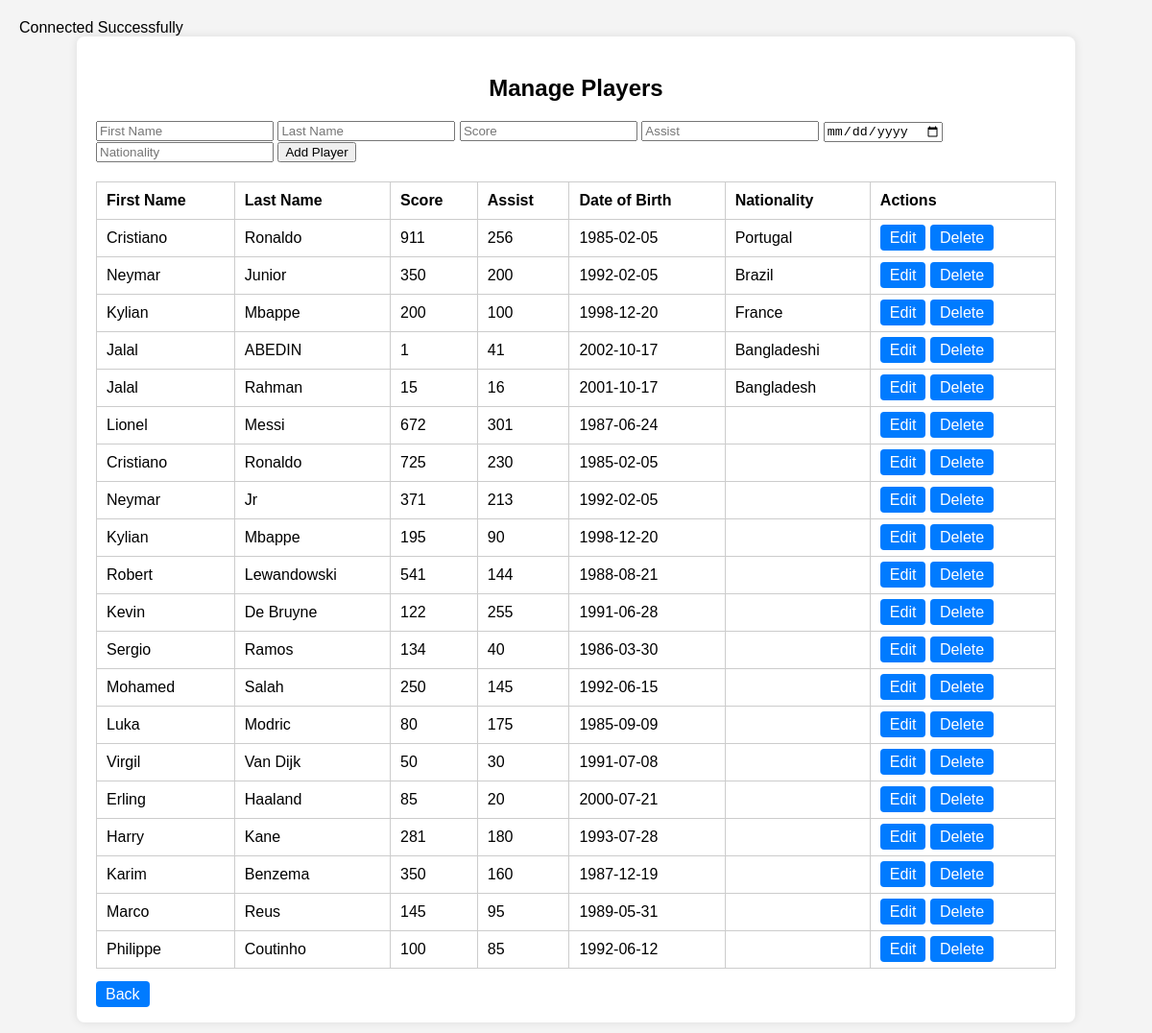
/project/new_login/editplayers.php, run on the app's committed database.
### tables this page shows
CREATE TABLE `players` (
  `p_id` int(11) NOT NULL,
  `first_name` varchar(50) NOT NULL,
  `last_name` varchar(50) NOT NULL,
  `nationality` varchar(50) NOT NULL,
  `score` int(11) DEFAULT 0,
  `assist` int(11) DEFAULT 0,
  `date_of_birth` date NOT NULL
);

### project/new_login/editplayers.php (the view, shortened to what this page needs)
<?php
include '../connection/connection.php';
$sql = "SELECT * FROM players";
$result = $conn->query($sql);
$players = [];
if ($result->num_rows > 0) {
    while ($row = $result->fetch_assoc()) {
        $players[] = $row;
    }
}
?>
<!DOCTYPE html>
<html lang="en">
<head>
</head>
<body>
    <div class="player-container">
        <h2>Manage Players</h2>
        <form method="POST">
            <input type="text" name="first_name" placeholder="First Name" required>
            <input type="text" name="last_name" placeholder="Last Name" required>
            <input type="number" name="score" placeholder="Score" required>
            <input type="number" name="assist" placeholder="Assist" required>
            <input type="date" name="date_of_birth" placeholder="Date of Birth" required>
            <input type="text" name="nationality" placeholder="Nationality" required>
            <button type="submit" name="create">Add Player</button>
        </form>
        <table>
            <tr>
                <th>First Name</th>
                <th>Last Name</th>
                <th>Score</th>
                <th>Assist</th>
                <th>Date of Birth</th>
                <th>Nationality</th>
                <th>Actions</th>
            </tr>
            <?php foreach ($players as $player): ?>
            <tr>
                <td><?php echo htmlspecialchars($player['first_name']); ?></td>
                <td><?php echo htmlspecialchars($player['last_name']); ?></td>
                <td><?php echo htmlspecialchars($player['score']); ?></td>
                <td><?php echo htmlspecialchars($player['assist']); ?></td>
                <td><?php echo htmlspecialchars($player['date_of_birth']); ?></td>
                <td><?php echo htmlspecialchars($player['nationality']); ?></td>
                <td>
                    <a href="e2.php?id=<?php echo $player['p_id']; ?>" class="btn">Edit</a>
                    <a href="?delete=<?php echo $player['p_id']; ?>" class="btn">Delete</a>
                </td>
            </tr>
            <?php endforeach; ?>
        </table>
        <br>
        <a href="dash.php" class="btn">Back</a>
    </div>
</body>
</html>

### project/new_login/editplayers.php (style rules this page uses)
body { font-family: Arial, sans-serif; background: #f4f4f4; margin: 0; padding: 20px; }
.player-container { max-width: 1000px; margin: 0 auto; padding: 20px; background-color: #fff; border-radius: 8px; box-shadow: 0 0 10px rgba(0, 0, 0, 0.1); }
h2 { text-align: center; }
table { width: 100%; border-collapse: collapse; margin-top: 20px; }
table, th, td { border: 1px solid #ccc; }
th, td { padding: 10px; text-align: left; }
.btn { background-color: #007BFF; color: white; padding: 5px 10px; border-radius: 4px; text-decoration: none; }

### data on the page
players: first_name "Cristiano", last_name "Ronaldo", score "911", assist "256", date_of_birth "1985-02-05", nationality "Portugal"
players: first_name "Neymar", last_name "Junior", score "350", assist "200", date_of_birth "1992-02-05", nationality "Brazil"
players: first_name "Kylian", last_name "Mbappe", score "200", assist "100", date_of_birth "1998-12-20", nationality "France"
players: first_name "Jalal", last_name "ABEDIN", score "1", assist "41", date_of_birth "2002-10-17", nationality "Bangladeshi"
players: first_name "Jalal", last_name "Rahman", score "15", assist "16", date_of_birth "2001-10-17", nationality "Bangladesh"
players: first_name "Lionel", last_name "Messi", score "672", assist "301", date_of_birth "1987-06-24"
players: first_name "Cristiano", last_name "Ronaldo", score "725", assist "230", date_of_birth "1985-02-05"
players: first_name "Neymar", last_name "Jr", score "371", assist "213", date_of_birth "1992-02-05"
players: first_name "Kylian", last_name "Mbappe", score "195", assist "90", date_of_birth "1998-12-20"
players: first_name "Robert", last_name "Lewandowski", score "541", assist "144", date_of_birth "1988-08-21"
players: first_name "Kevin", last_name "De Bruyne", score "122", assist "255", date_of_birth "1991-06-28"
players: first_name "Sergio", last_name "Ramos", score "134", assist "40", date_of_birth "1986-03-30"
players: first_name "Mohamed", last_name "Salah", score "250", assist "145", date_of_birth "1992-06-15"
players: first_name "Luka", last_name "Modric", score "80", assist "175", date_of_birth "1985-09-09"
players: first_name "Virgil", last_name "Van Dijk", score "50", assist "30", date_of_birth "1991-07-08"
players: first_name "Erling", last_name "Haaland", score "85", assist "20", date_of_birth "2000-07-21"
players: first_name "Harry", last_name "Kane", score "281", assist "180", date_of_birth "1993-07-28"
players: first_name "Karim", last_name "Benzema", score "350", assist "160", date_of_birth "1987-12-19"
players: first_name "Marco", last_name "Reus", score "145", assist "95", date_of_birth "1989-05-31"
players: first_name "Philippe", last_name "Coutinho", score "100", assist "85", date_of_birth "1992-06-12"
